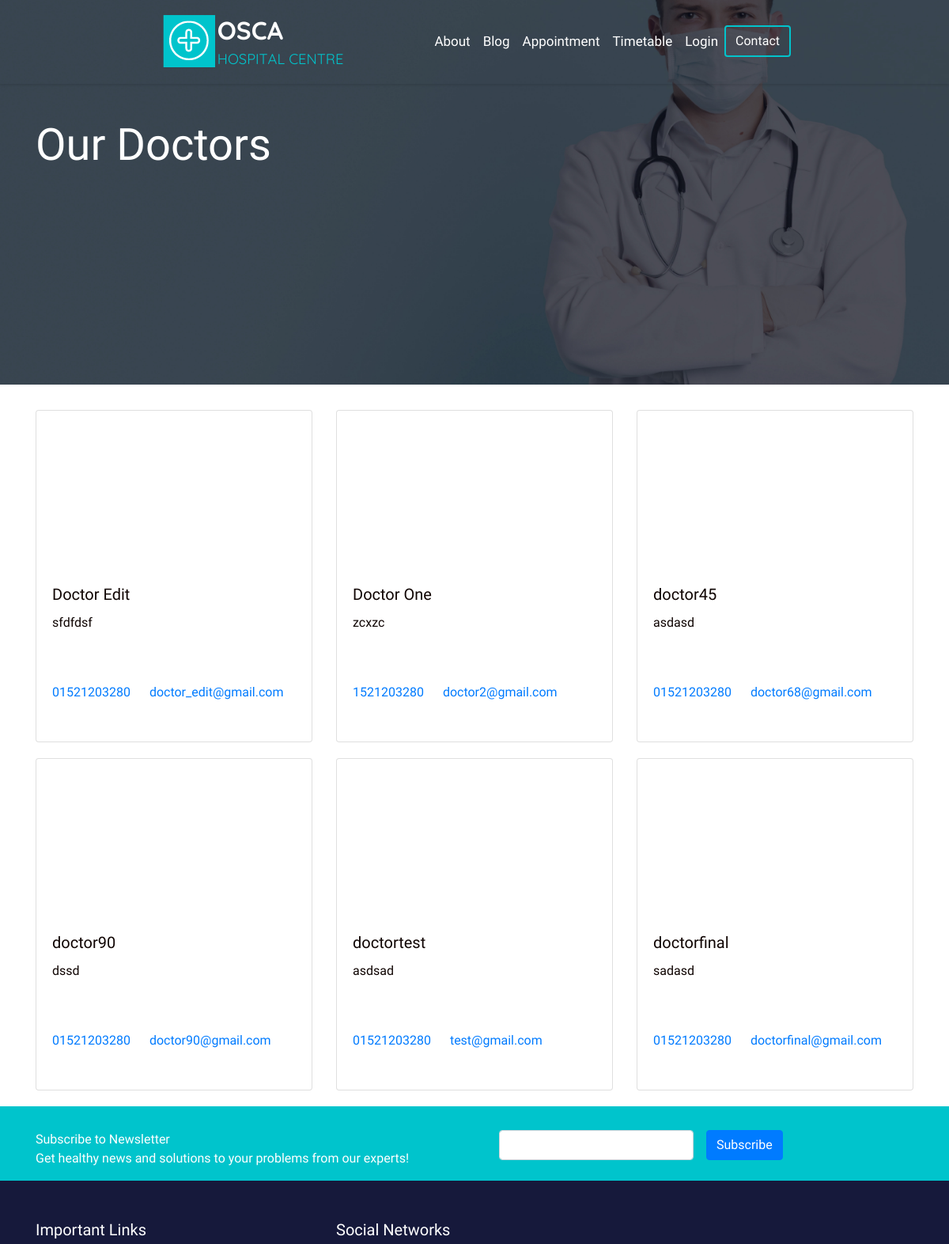
The app's page /doctors.php (upper part), older data.
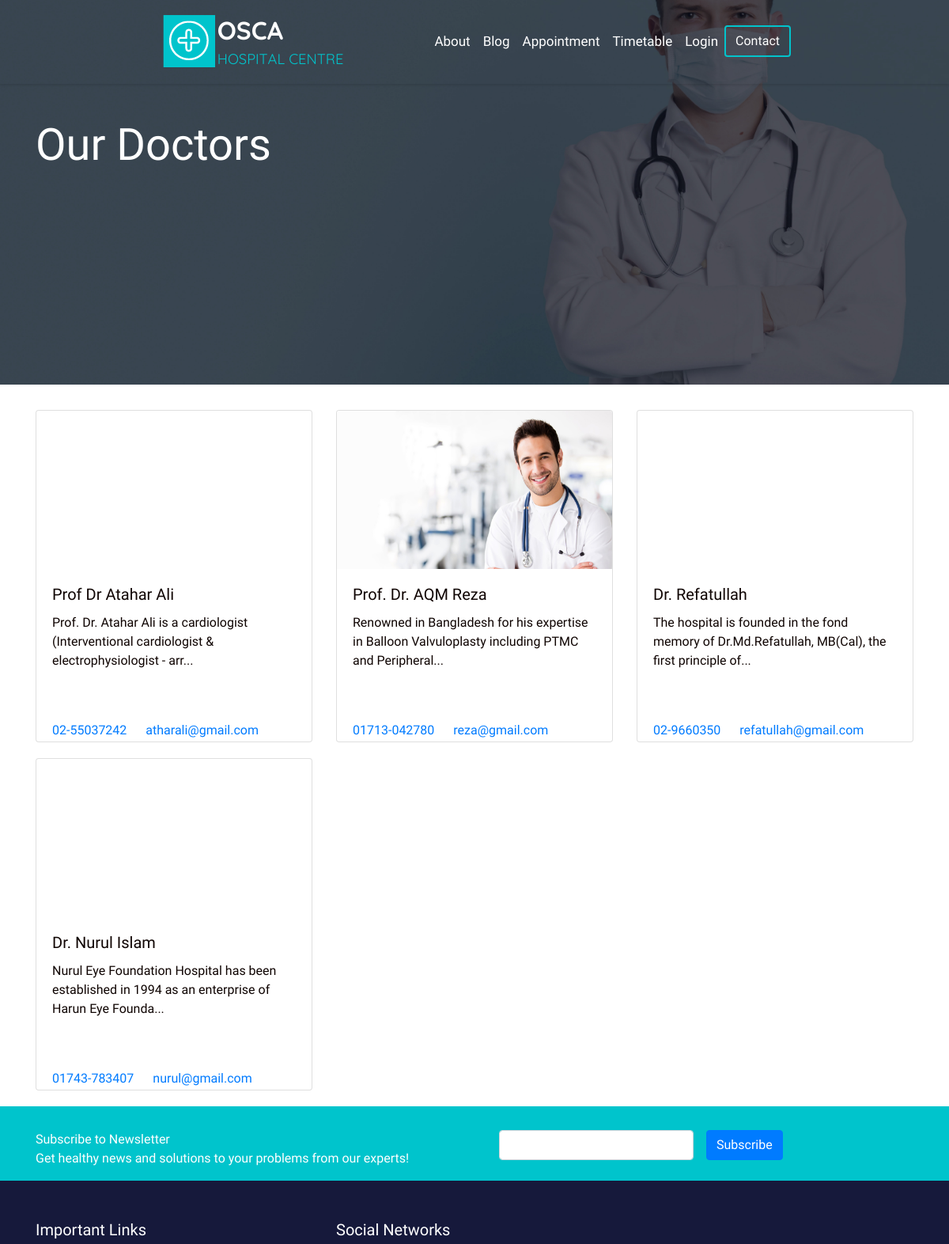
The same page, newer data.
### tables this page shows
CREATE TABLE `user` (
  `id` int(11) NOT NULL,
  `user_type` varchar(15) NOT NULL,
  `full_name` varchar(50) NOT NULL,
  `email` varchar(50) NOT NULL,
  `phone` varchar(50) DEFAULT NULL,
  `password` varchar(100) NOT NULL,
  `description` mediumtext DEFAULT NULL,
  `category` varchar(40) DEFAULT NULL,
  `service` varchar(40) DEFAULT NULL,
  `profile_picture` varchar(500) DEFAULT NULL,
  `registration_time` timestamp NOT NULL DEFAULT current_timestamp() ON UPDATE current_timestamp()
);

### controller/config.inc.php (called while the page is built, shortened)
<?php
$servername = "localhost";
$db_username = "root";
$db_password = "";
$db_name = "osca_new";
function getArray($query)
{
  global $servername, $db_username, $db_password, $db_name;
  $conn = mysqli_connect($servername, $db_username, $db_password, $db_name);
  $data = array();
  $result = mysqli_query($conn, $query);
  if (mysqli_num_rows($result) > 0) {
    while ($row = mysqli_fetch_assoc($result)) {
      $data[] = $row;
    }
  }
  return $data;
}

### controller/Controller.php (called while the page is built, shortened)
<?php
require_once 'config.inc.php';
function getAllDoctors()
{
    $query = "SELECT * FROM `user` WHERE `user_type`= 'doctor'";
    $doctors = getArray($query);
    $query = "SELECT COUNT(*) as count FROM `user` WHERE `user_type` = 'doctor' ";
    $doctorsCounter = getArray($query);
    return $doctors;
}

### doctors.php (the view, shortened to what this page needs)
<?php
include('includes/header.php');
require_once 'controller/Controller.php';
$doctors = getAllDoctors();
?>
<body>
  <section>
    <div class="jumbotron jumbotron-fluid doctors-hero">
      <div class="container">
        <h1 class="display-4 about-hero-title">Our Doctors</h1>
      </div>
    </div>
    <div class="container">
      <div class="row">
        <?php
        if ($doctors > 0) {
          foreach ($doctors as $doctor) {
            echo "<div class='col-sm-4'>";
            echo "<a href='templates/doctor_profile_template.php?id=" . $doctor["id"] . "'  name='id'>";
            echo "<div class='card single-doctor-direct-loop'>";
            echo " <img src='../../assets/images/uploaded_images/doctor_images/" . $doctor["profile_picture"] . "' class='card-img-top' alt=''>";
            echo "<div class='card-body'>";
            echo "<h5 class='card-title'>" . $doctor["full_name"] . "</h5>";
            $truncated = (strlen($doctor["description"]) > 95) ? substr($doctor["description"], 0, 95) . '...' : $doctor["description"];
            echo "<p class='card-text loop-text'>" . $truncated .  "</p>";
            echo "<br><br>";
            echo " <a href='tel:" . $doctor["phone"] . " ' class='card-link'>" . $doctor["phone"] .  "</a>";
            echo " <a href='mailto: " . $doctor["email"] . " ' class='card-link'>" . $doctor["email"] .  "</a>";
            echo "</div>
          </div>
          </a>
          </div>
          ";
          }
        } ?>
      </div>
    </div>
  </section>
</body>
</body>
<?php
include('includes/footer.php');
?>

### includes/header.php (shortened to what this page needs)
<!DOCTYPE html>
<html lang="en">
<head>
  <link rel="stylesheet" href="https://stackpath.bootstrapcdn.com/font-awesome/4.7.0/css/font-awesome.min.css">
  <link rel="stylesheet" href="https://stackpath.bootstrapcdn.com/bootstrap/4.5.0/css/bootstrap.min.css">
  <link rel="stylesheet" href="/assets/css/styles.css">
  <nav class="navbar navbar-expand-lg navbar-light bg-light sticky-top" id="sticky-nav-color">
    <a class="navbar-brand desktop_logo" href="/index.php"><img src="/assets/images/white_logo.png"></a>
    <div class="collapse navbar-collapse" id="navbarNav">
      <ul class="navbar-nav ml-auto" id="nav">
        <li class="nav-item">
          <a class="nav-link" href="/about.php">About</a>
        </li>
        <li class="nav-item">
          <a class="nav-link" href="/posts.php">Blog</a>
        </li>
        <li class="nav-item">
          <a class="nav-link" href="/appointment.php">Appointment</a>
        </li>
        <li class="nav-item">
          <a class="nav-link" href="/timetable.php">Timetable</a>
        </li>
        <li class="nav-item">
          <a class="nav-link" href="/login.php">Login</a>
        </li>
        <li class="nav-item">
          <a href="mailto:tamjidahmed958@gmail.com">
            <button class="btn btn-contact">Contact</button>
          </a>
        </li>
      </ul>
    </div>
  </nav>
</head>

### includes/footer.php (shortened to what this page needs)
<?php
if (file_exists('./controller/Controller.php')) {
  require_once './controller/Controller.php';
}
?>
<footer>
  <section class="subscriber-section">
    <div class="container ">
      <div class="row">
        <div class="col-sm-6">
          <p>Subscribe to Newsletter <br>
            Get healthy news and solutions to your problems from our experts!</p>
        </div>
        <div class="col-sm-6">
          <form class="form-inline" action="" method="post">
            <div class="form-group mx-sm-3 mb-2">
              <input type="email" name="sub_mail" id="sub_mail" class="form-control mailchimp" placeholder="Email">
            </div>
            <button type="submit" id="sub_button" name="sub_button" class="btn btn-primary mb-2">Subscribe</button>
          </form>
        </div>
      </div>
    </div>
  </section>
  <section class="prefooter">
    <div class="container">
      <div class="row">
        <div class="col-sm">
          <h5 style="color:white"> Important Links </h5>
        </div>
        <div class="col-sm">
          <h5 style="color:white"> Social Networks </h5>
        </div>
        <div class="col-sm footer-form-col">
        </div>
      </div>
    </div>
  </section>
</footer>
</html>

### assets/css/styles.css (style rules this page uses)
* { font-family: "Oswald", sans-serif; margin: 0; padding: 0; color: #0f0402; }
a { text-decoration: none !important; }
.navbar { background-color: transparent !important; box-shadow: 0 2px 3px 0 rgba(0, 0, 0, 0.1); padding-right: 200px; padding-left: 200px; z-index: 200; }
.btn-contact { color: white; border: 2px solid #00c4cc; }
.nav-link { color: white !important; font-size: 17px; }
.card-title { font-weight: 300; }
.jumbotron-fluid { background-color: transparent !important; }
.single-blog-direct-loop, .single-doctor-direct-loop { cursor: pointer; min-height: 420px !important; max-height: 420px !important; margin-bottom: 20px; }
.single-blog-direct-loop img, .single-doctor-direct-loop img { min-height: 200px !important; max-height: 200px !important; }
::placeholder { color: white !important; }
.subscriber-section { padding-top: 30px; background-color: #00c4cc; }
.subscriber-section p, .footer-form { color: white; }
.mailchimp { display: flex; }
.prefooter { padding-top: 50px; padding-bottom: 50px; background-color: #16193b; }
.footer-form-col { padding-top: 30px; }
.doctors-hero { background-image: url("/assets/images/3485318-min.jpg"); opacity: 1; min-height: 500px; overflow: hidden; background-attachment: scroll; background-position: center; background-repeat: no-repeat; background-size: cover; margin-top: -120px; }
.about-hero-title { padding-top: 100px; color: white; }

Row changes from the older to the newer data that the page shows:
removed user: full_name "Doctor Edit", description "sfdfdsf", phone "01521203280", email "doctor_edit@gmail.com"
removed user: full_name "Doctor One", description "zcxzc", phone "1521203280", email "doctor2@gmail.com"
removed user: full_name "doctor45", description "asdasd", phone "01521203280", email "doctor68@gmail.com"
removed user: full_name "doctor90", description "dssd", phone "01521203280", email "doctor90@gmail.com"
removed user: full_name "doctortest", description "asdsad", phone "01521203280", email "test@gmail.com"
removed user: full_name "doctorfinal", description "sadasd", phone "01521203280", email "doctorfinal@gmail.com"
added user: full_name "Prof Dr Atahar Ali", description "Prof. Dr. Atahar Ali is a cardiologist (Interventional cardiologist & electrophysiologist - arr...", phone "02-55037242", email "atharali@gmail.com"
added user: profile_picture (picture), full_name "Prof. Dr. AQM Reza", description "Renowned in Bangladesh for his expertise in Balloon Valvuloplasty including PTMC and Peripheral...", phone "01713-042780", email "reza@gmail.com"
added user: full_name "Dr. Refatullah", description "The hospital is founded in the fond memory of Dr.Md.Refatullah, MB(Cal), the first principle of...", phone "02-9660350", email "refatullah@gmail.com"
added user: full_name "Dr. Nurul Islam", description "Nurul Eye Foundation Hospital has been established in 1994 as an enterprise of Harun Eye Founda...", phone "01743-783407", email "nurul@gmail.com"
